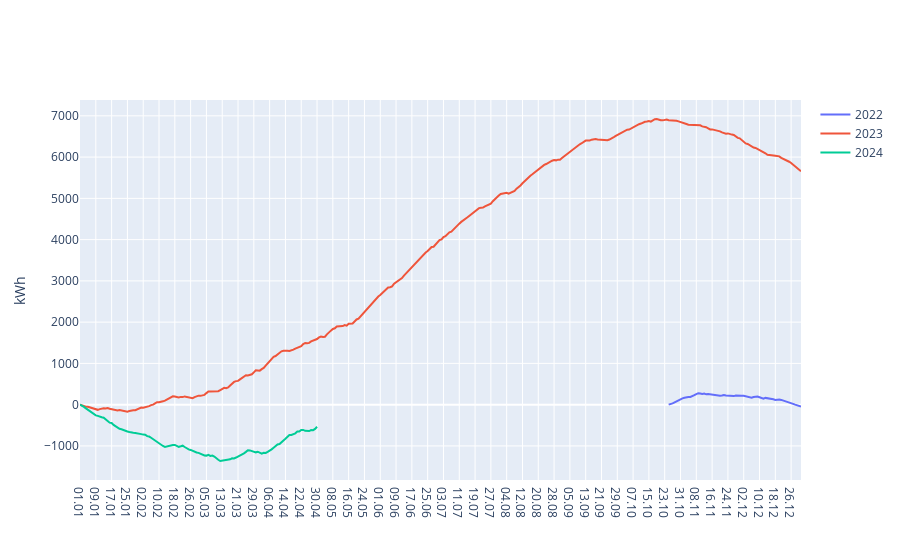

The notebook cell saved with this chart:
### Markdown cell above
## Presek porabe in odjema

### Code cell
fig = go.Figure()
for i,csv in enumerate(csvs_filled):
    skupna_poraba_letno = (csv['PREJETA DELOVNA ENERGIJA ET'] - csv['PREJETA DELOVNA ENERGIJA ET'].shift(1, fill_value=csv['PREJETA DELOVNA ENERGIJA ET'][0])).cumsum();
    skupna_oddana_letno = (csv['ODDANA DELOVNA ENERGIJA ET'] - csv['ODDANA DELOVNA ENERGIJA ET'].shift(1, fill_value=csv['ODDANA DELOVNA ENERGIJA ET'][0])).cumsum();
    pm = skupna_oddana_letno - skupna_poraba_letno
    
    fig.add_trace(go.Scatter(x=csv['Datum'].dt.strftime('%d.%m'), y = pm, name=str(years[i])))

fig.update_xaxes(categoryorder='array', categoryarray=days_in_year)
fig.update_layout(hovermode='x unified', yaxis=dict(title="kWh"))
fig.show()
